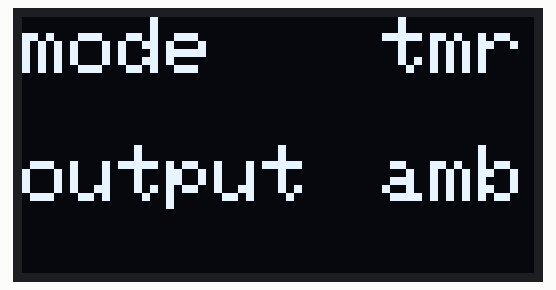
A sketch run on a simulated Arduino Uno, built with avr-gcc and run on an emulated ATmega328P. Shown: 128×64 one-colour display.

Above: at 0.1 s.

The sketch:

menuTest.ino
```cpp
/*
Date: June 25th 2024
Description: test the menu and interaction with the buttons

*/


#include <SPI.h>
#include <Wire.h>
#include <Adafruit_GFX.h>
#include <Adafruit_SSD1306.h>


#define SCREEN_WIDTH 128 // OLED display width, in pixels
#define SCREEN_HEIGHT 64 // OLED display height, in pixels

// Declaration for an SSD1306 display connected to I2C (SDA, SCL pins)
// The pins for I2C are defined by the Wire-library.
// On an arduino UNO:       A4(SDA), A5(SCL)

#define OLED_RESET     -1 // Reset pin # (or -1 if sharing Arduino reset pin)
#define SCREEN_ADDRESS 0x3C ///< See datasheet for Address; 0x3D for 128x64, 0x3C for 128x32
Adafruit_SSD1306 display(SCREEN_WIDTH, SCREEN_HEIGHT, &Wire, OLED_RESET);

void setup() {
  // SSD1306_SWITCHCAPVCC = generate display voltage from 3.3V internally
  if(!display.begin(SSD1306_SWITCHCAPVCC, SCREEN_ADDRESS)) {
    Serial.println(F("SSD1306 allocation failed"));
    for(;;); // Don't proceed, loop forever
  }
  display.clearDisplay();
  display.display();

}

void loop() {


  // first row
  display.setTextSize(2);
  display.setTextColor(SSD1306_WHITE);
  display.setCursor(0,0);

  display.print("mode ");
  display.setCursor(90,0);
  // display.print("stp");
  display.print("tmr");


  // second row
  display.setCursor(0,32);
  display.print("output");
  display.setCursor(90,32);
  // display.print("bzz");
  // display.print("rng");
  display.print("amb");
  display.display();

}
```
